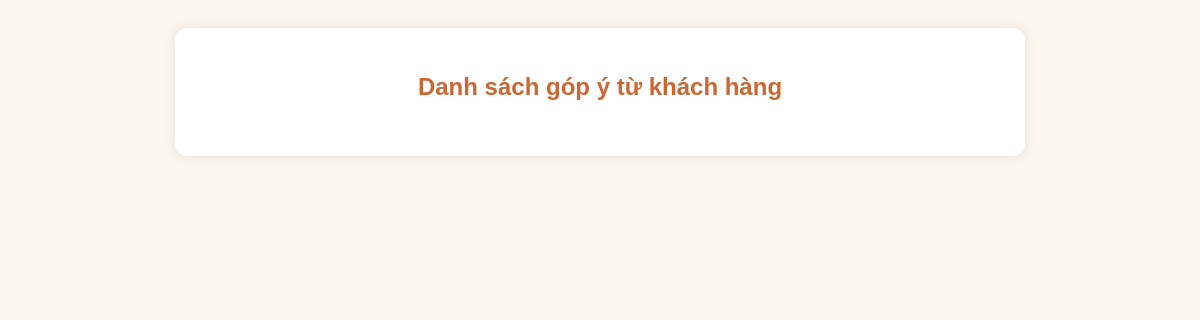
The page /admin_feedback.php on the database as committed earlier.
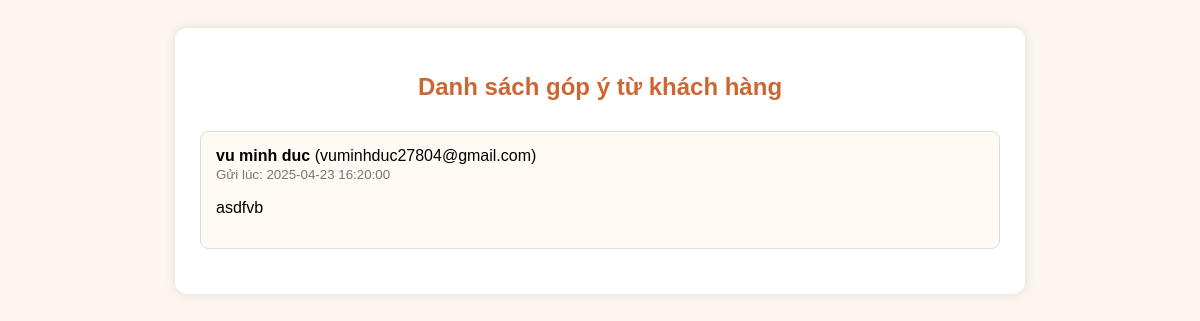
The same page on the database as committed later.
### tables this page shows
CREATE TABLE `feedback` (
  `id` int NOT NULL AUTO_INCREMENT,
  `name` varchar(100) NOT NULL,
  `email` varchar(100) NOT NULL,
  `message` text NOT NULL,
  `created_at` datetime DEFAULT CURRENT_TIMESTAMP,
  PRIMARY KEY (`id`)
);

### admin_feedback.php (the view, shortened to what this page needs)
<?php
$conn = new mysqli("localhost", "root", "", "petshop_db");
$result = $conn->query("SELECT * FROM feedback ORDER BY created_at DESC");
?>
<!DOCTYPE html>
<html lang="vi">
<head>
    <link rel="stylesheet" href="admin_feedback.css">
</head>
<body>
    <div class="container">
        <h2>Danh sách góp ý từ khách hàng</h2>
        <?php while($row = $result->fetch_assoc()): ?>
            <div class="feedback-box">
                <strong><?= htmlspecialchars($row['name']) ?></strong> (<?= htmlspecialchars($row['email']) ?>)
                <br>
                <small>Gửi lúc: <?= htmlspecialchars($row['created_at']) ?></small>
                <p><?= nl2br(htmlspecialchars($row['message'])) ?></p>
            </div>
        <?php endwhile; ?>
    </div>
</body>
</html>

### admin_feedback.css (style rules this page uses)
body { font-family: Arial, sans-serif; background-color: #fdf6ef; padding: 20px; }
.container { max-width: 800px; margin: auto; background-color: #fff; padding: 25px; box-shadow: 0 0 12px rgba(0, 0, 0, 0.1); border-radius: 12px; }
h2 { color: #cc6633; text-align: center; margin-bottom: 30px; }
.feedback-box { border: 1px solid #ddd; padding: 15px; margin-bottom: 20px; border-radius: 8px; background-color: #fffaf3; }
.feedback-box small { color: #777; }

Rows that differ between the two databases and show on the page:
added feedback: name "vu minh duc", email "vuminhduc27804@gmail.com", created_at "2025-04-23 16:20:00", message "asdfvb"
